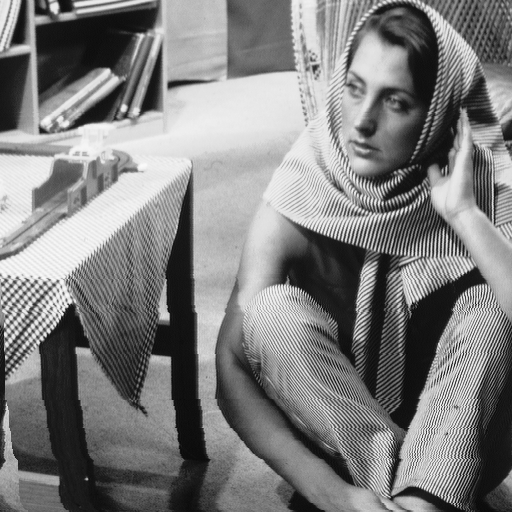
%> input picture Semana_6/barbara_gray.bmp, 512 x 512 px
$ octave --eval "fourier;"   (GNU Octave 9; MATLAB toolbox functions it lacks are replaced by stand-ins)
%> lines starting %> are read from the running program, lines starting %| are printed output that depends on the picture
function fourier()
  %Ler a imagem
  img = imread("barbara_gray.bmp");
%> img is the input picture: size 512x512 uint8; min 7, max 250, mean 126.6

  %Transformada usando Fast Fourier Transform (FFT)
  transformada = fft2(img);

  %Módulo
  trans_abs = abs(transformada);
  figure, imshow(trans_abs, []);

  %Para valores altos
  trans_log = log(trans_abs);
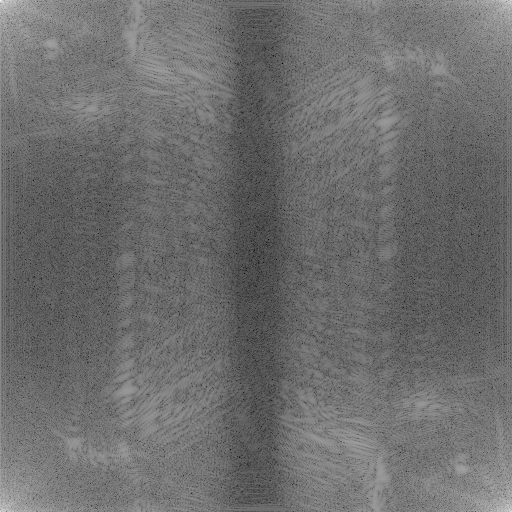
%> trans_log: size 512x512 double; min 1.93, max 17.32, mean 8.57; drawn with min black and max white
  figure, imshow(trans_log, []);

  %Posicionando a frequencia zero no centro
  trans_shift = log(abs(fftshift(transformada)));
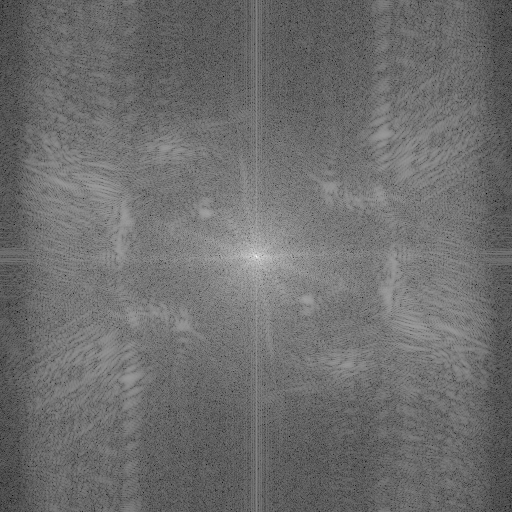
%> trans_shift: size 512x512 double; min 1.93, max 17.32, mean 8.57; mean of the top-left, top-right, bottom-left and bottom-right quarters 8.58, 8.54, 8.54, 8.61; drawn with min black and max white
  figure, imshow(trans_shift, []);

  imwrite(mat2gray(trans_shift),"transformadaDeFourier.png")
end
